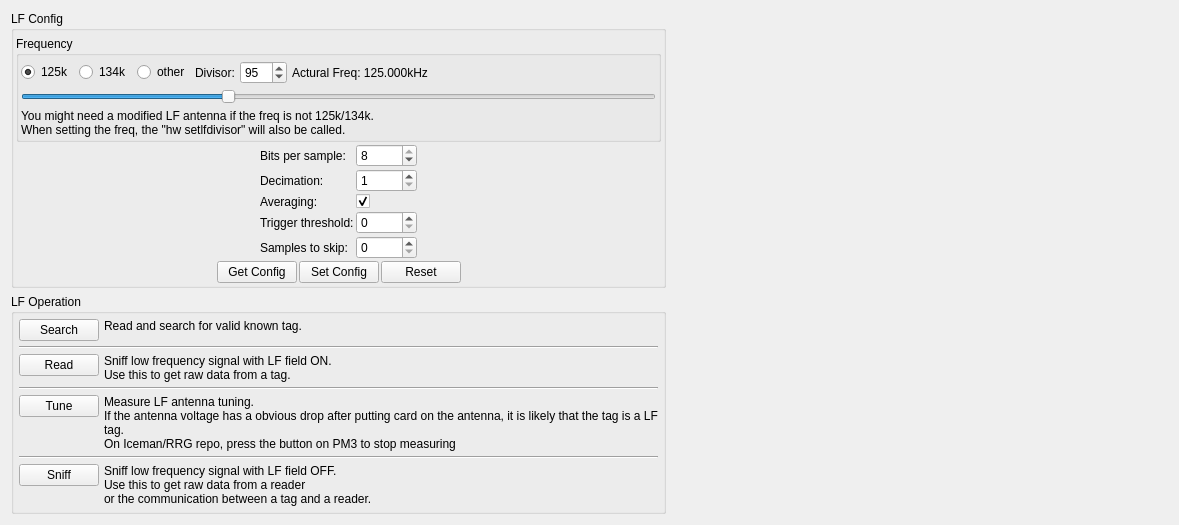
      <widget class="QWidget" name="lfTab">
       <property name="enabled">
        <bool>true</bool>
       </property>
       <attribute name="title">
        <string>LF</string>
       </attribute>
       <layout class="QHBoxLayout" name="horizontalLayout_22">
        <item>
         <layout class="QVBoxLayout" name="verticalLayout_14">
          <item>
           <widget class="QGroupBox" name="LF_LFconfigGroupBox">
            <property name="title">
             <string>LF Config</string>
            </property>
            <layout class="QVBoxLayout" name="verticalLayout_9">
             <property name="spacing">
              <number>2</number>
             </property>
             <property name="leftMargin">
              <number>2</number>
             </property>
             <property name="topMargin">
              <number>5</number>
             </property>
             <property name="rightMargin">
              <number>2</number>
             </property>
             <property name="bottomMargin">
              <number>2</number>
             </property>
             <item>
              <widget class="QGroupBox" name="LF_LFConf_freqGroupBox">
               <property name="title">
                <string>Frequency</string>
               </property>
               <layout class="QVBoxLayout" name="verticalLayout_8">
                <property name="spacing">
                 <number>5</number>
                </property>
                <property name="leftMargin">
                 <number>2</number>
                </property>
                <property name="topMargin">
                 <number>5</number>
                </property>
                <property name="rightMargin">
                 <number>2</number>
                </property>
                <property name="bottomMargin">
                 <number>2</number>
                </property>
                <item>
                 <layout class="QHBoxLayout" name="horizontalLayout_13">
                  <item>
                   <widget class="QRadioButton" name="LF_LFConf_freq125kButton">
                    <property name="sizePolicy">
                     <sizepolicy hsizetype="Preferred" vsizetype="Fixed">
                      <horstretch>0</horstretch>
                      <verstretch>0</verstretch>
                     </sizepolicy>
                    </property>
                    <property name="text">
                     <string notr="true">125k</string>
                    </property>
                    <property name="checked">
                     <bool>true</bool>
                    </property>
                   </widget>
                  </item>
                  <item>
                   <widget class="QRadioButton" name="LF_LFConf_freq134kButton">
                    <property name="sizePolicy">
                     <sizepolicy hsizetype="Preferred" vsizetype="Fixed">
                      <horstretch>0</horstretch>
                      <verstretch>0</verstretch>
                     </sizepolicy>
                    </property>
                    <property name="text">
                     <string notr="true">134k</string>
                    </property>
                   </widget>
                  </item>
                  <item>
                   <widget class="QRadioButton" name="LF_LFConf_freqOtherButton">
                    <property name="sizePolicy">
                     <sizepolicy hsizetype="Preferred" vsizetype="Fixed">
                      <horstretch>0</horstretch>
                      <verstretch>0</verstretch>
                     </sizepolicy>
                    </property>
                    <property name="text">
                     <string>other</string>
                    </property>
                   </widget>
                  </item>
                  <item>
                   <widget class="QLabel" name="label_23">
                    <property name="text">
                     <string>Divisor:</string>
                    </property>
                   </widget>
                  </item>
                  <item>
                   <widget class="QSpinBox" name="LF_LFConf_freqDivisorBox">
                    <property name="minimum">
                     <number>19</number>
                    </property>
                    <property name="maximum">
                     <number>255</number>
                    </property>
                    <property name="value">
                     <number>95</number>
                    </property>
                   </widget>
                  </item>
                  <item>
                   <widget class="QLabel" name="LF_LFConf_freqLabel">
                    <property name="text">
                     <string>Actural Freq: 125.000kHz</string>
                    </property>
                   </widget>
                  </item>
                  <item>
                   <spacer name="horizontalSpacer_11">
                    <property name="orientation">
                     <enum>Qt::Orientation::Horizontal</enum>
                    </property>
                    <property name="sizeHint" stdset="0">
                     <size>
                      <width>0</width>
                      <height>0</height>
                     </size>
                    </property>
                   </spacer>
                  </item>
                 </layout>
                </item>
                <item>
                 <widget class="QSlider" name="LF_LFConf_freqSlider">
                  <property name="minimum">
                   <number>19</number>
                  </property>
                  <property name="maximum">
                   <number>255</number>
                  </property>
                  <property name="value">
                   <number>95</number>
                  </property>
                  <property name="orientation">
                   <enum>Qt::Orientation::Horizontal</enum>
                  </property>
                 </widget>
                </item>
                <item>
                 <widget class="QLabel" name="label_22">
                  <property name="text">
                   <string>You might need a modified LF antenna if the freq is not 125k/134k.
When setting the freq, the &quot;hw setlfdivisor&quot; will also be called.</string>
                  </property>
                  <property name="wordWrap">
                   <bool>true</bool>
                  </property>
                 </widget>
                </item>
               </layout>
              </widget>
             </item>
             <item>
              <layout class="QHBoxLayout" name="horizontalLayout_20">
               <item>
                <spacer name="horizontalSpacer_18">
                 <property name="orientation">
                  <enum>Qt::Orientation::Horizontal</enum>
                 </property>
                 <property name="sizeHint" stdset="0">
                  <size>
                   <width>40</width>
                   <height>20</height>
                  </size>
                 </property>
                </spacer>
               </item>
               <item>
                <layout class="QFormLayout" name="formLayout">
                 <item row="0" column="0">
                  <widget class="QLabel" name="label_6">
                   <property name="text">
                    <string>Bits per sample:</string>
                   </property>
                  </widget>
                 </item>
                 <item row="1" column="0">
                  <widget class="QLabel" name="label_7">
                   <property name="text">
                    <string>Decimation:</string>
                   </property>
                  </widget>
                 </item>
                 <item row="1" column="1">
                  <widget class="QSpinBox" name="LF_LFConf_decimationBox">
                   <property name="minimum">
                    <number>1</number>
                   </property>
                   <property name="maximum">
                    <number>8</number>
                   </property>
                  </widget>
                 </item>
                 <item row="2" column="0">
                  <widget class="QLabel" name="label_8">
                   <property name="text">
                    <string>Averaging:</string>
                   </property>
                  </widget>
                 </item>
                 <item row="2" column="1">
                  <widget class="QCheckBox" name="LF_LFConf_averagingBox">
                   <property name="checked">
                    <bool>true</bool>
                   </property>
                  </widget>
                 </item>
                 <item row="3" column="0">
                  <widget class="QLabel" name="label_9">
                   <property name="text">
                    <string>Trigger threshold:</string>
                   </property>
                  </widget>
                 </item>
                 <item row="3" column="1">
                  <widget class="QSpinBox" name="LF_LFConf_thresholdBox">
                   <property name="maximum">
                    <number>128</number>
                   </property>
                  </widget>
                 </item>
                 <item row="4" column="0">
                  <widget class="QLabel" name="label_10">
                   <property name="text">
                    <string>Samples to skip:</string>
                   </property>
                  </widget>
                 </item>
                 <item row="4" column="1">
                  <widget class="QSpinBox" name="LF_LFConf_skipsBox">
                   <property name="maximum">
                    <number>65535</number>
                   </property>
                  </widget>
                 </item>
                 <item row="0" column="1">
                  <widget class="QSpinBox" name="LF_LFConf_bitsPerSampleBox">
                   <property name="minimum">
                    <number>1</number>
                   </property>
                   <property name="maximum">
                    <number>8</number>
                   </property>
                   <property name="value">
                    <number>8</number>
                   </property>
                  </widget>
                 </item>
                </layout>
               </item>
               <item>
                <spacer name="horizontalSpacer_12">
                 <property name="orientation">
                  <enum>Qt::Orientation::Horizontal</enum>
                 </property>
                 <property name="sizeHint" stdset="0">
                  <size>
                   <width>40</width>
                   <height>20</height>
                  </size>
                 </property>
                </spacer>
               </item>
              </layout>
             </item>
             <item>
              <layout class="QHBoxLayout" name="horizontalLayout_14">
               <item>
                <spacer name="horizontalSpacer_17">
                 <property name="orientation">
                  <enum>Qt::Orientation::Horizontal</enum>
                 </property>
                 <property name="sizeHint" stdset="0">
                  <size>
                   <width>40</width>
                   <height>20</height>
                  </size>
                 </property>
                </spacer>
               </item>
               <item>
                <widget class="QPushButton" name="LF_LFConf_getButton">
                 <property name="sizePolicy">
                  <sizepolicy hsizetype="Preferred" vsizetype="Fixed">
                   <horstretch>0</horstretch>
                   <verstretch>0</verstretch>
                  </sizepolicy>
                 </property>
                 <property name="minimumSize">
                  <size>
                   <width>20</width>
                   <height>0</height>
                  </size>
                 </property>
                 <property name="text">
                  <string>Get Config</string>
                 </property>
                </widget>
               </item>
               <item>
                <widget class="QPushButton" name="LF_LFConf_setButton">
                 <property name="sizePolicy">
                  <sizepolicy hsizetype="Preferred" vsizetype="Fixed">
                   <horstretch>0</horstretch>
                   <verstretch>0</verstretch>
                  </sizepolicy>
                 </property>
                 <property name="minimumSize">
                  <size>
                   <width>20</width>
                   <height>0</height>
                  </size>
                 </property>
                 <property name="text">
                  <string>Set Config</string>
                 </property>
                </widget>
               </item>
               <item>
                <widget class="QPushButton" name="LF_LFConf_resetButton">
                 <property name="text">
                  <string>Reset</string>
                 </property>
                </widget>
               </item>
               <item>
                <spacer name="horizontalSpacer_8">
                 <property name="orientation">
                  <enum>Qt::Orientation::Horizontal</enum>
                 </property>
                 <property name="sizeHint" stdset="0">
                  <size>
                   <width>40</width>
                   <height>20</height>
                  </size>
                 </property>
                </spacer>
               </item>
              </layout>
             </item>
            </layout>
           </widget>
          </item>
          <item>
           <widget class="QGroupBox" name="LF_operationGroupBox">
            <property name="title">
             <string>LF Operation</string>
            </property>
            <layout class="QVBoxLayout" name="verticalLayout_13">
             <property name="spacing">
              <number>5</number>
             </property>
             <property name="leftMargin">
              <number>5</number>
             </property>
             <property name="topMargin">
              <number>5</number>
             </property>
             <property name="rightMargin">
              <number>5</number>
             </property>
             <property name="bottomMargin">
              <number>5</number>
             </property>
             <item>
              <layout class="QHBoxLayout" name="horizontalLayout_27">
               <item>
                <layout class="QVBoxLayout" name="verticalLayout_15">
                 <item>
                  <widget class="QPushButton" name="LF_Op_searchButton">
                   <property name="text">
                    <string>Search</string>
                   </property>
                  </widget>
                 </item>
                 <item>
                  <spacer name="verticalSpacer_6">
                   <property name="orientation">
                    <enum>Qt::Orientation::Vertical</enum>
                   </property>
                   <property name="sizeType">
                    <enum>QSizePolicy::Policy::Expanding</enum>
                   </property>
                   <property name="sizeHint" stdset="0">
                    <size>
                     <width>0</width>
                     <height>0</height>
                    </size>
                   </property>
                  </spacer>
                 </item>
                </layout>
               </item>
               <item>
                <widget class="QLabel" name="label_24">
                 <property name="sizePolicy">
                  <sizepolicy hsizetype="Expanding" vsizetype="Preferred">
                   <horstretch>0</horstretch>
                   <verstretch>0</verstretch>
                  </sizepolicy>
                 </property>
                 <property name="text">
                  <string>Read and search for valid known tag.</string>
                 </property>
                 <property name="alignment">
                  <set>Qt::AlignmentFlag::AlignLeading|Qt::AlignmentFlag::AlignLeft|Qt::AlignmentFlag::AlignTop</set>
                 </property>
                 <property name="wordWrap">
                  <bool>true</bool>
                 </property>
                </widget>
               </item>
              </layout>
             </item>
             <item>
              <widget class="Line" name="line_5">
               <property name="orientation">
                <enum>Qt::Orientation::Horizontal</enum>
               </property>
              </widget>
             </item>
             <item>
              <layout class="QHBoxLayout" name="horizontalLayout_21">
               <item>
                <layout class="QVBoxLayout" name="verticalLayout_18">
                 <item>
                  <widget class="QPushButton" name="LF_Op_readButton">
                   <property name="text">
                    <string>Read</string>
                   </property>
                  </widget>
                 </item>
                 <item>
                  <spacer name="verticalSpacer_9">
                   <property name="orientation">
                    <enum>Qt::Orientation::Vertical</enum>
                   </property>
                   <property name="sizeType">
                    <enum>QSizePolicy::Policy::Expanding</enum>
                   </property>
                   <property name="sizeHint" stdset="0">
                    <size>
                     <width>0</width>
                     <height>0</height>
                    </size>
                   </property>
                  </spacer>
                 </item>
                </layout>
               </item>
               <item>
                <widget class="QLabel" name="label_25">
                 <property name="sizePolicy">
                  <sizepolicy hsizetype="Expanding" vsizetype="Preferred">
                   <horstretch>0</horstretch>
                   <verstretch>0</verstretch>
                  </sizepolicy>
                 </property>
                 <property name="text">
                  <string>Sniff low frequency signal with LF field ON.
Use this to get raw data from a tag.</string>
                 </property>
                 <property name="alignment">
                  <set>Qt::AlignmentFlag::AlignLeading|Qt::AlignmentFlag::AlignLeft|Qt::AlignmentFlag::AlignTop</set>
                 </property>
                 <property name="wordWrap">
                  <bool>true</bool>
                 </property>
                </widget>
               </item>
              </layout>
             </item>
             <item>
              <widget class="Line" name="line_6">
               <property name="orientation">
                <enum>Qt::Orientation::Horizontal</enum>
               </property>
              </widget>
             </item>
             <item>
              <layout class="QHBoxLayout" name="horizontalLayout_26">
               <item>
                <layout class="QVBoxLayout" name="verticalLayout_16">
                 <item>
                  <widget class="QPushButton" name="LF_Op_tuneButton">
                   <property name="text">
                    <string>Tune</string>
                   </property>
                  </widget>
                 </item>
                 <item>
                  <spacer name="verticalSpacer_7">
                   <property name="orientation">
                    <enum>Qt::Orientation::Vertical</enum>
                   </property>
                   <property name="sizeType">
                    <enum>QSizePolicy::Policy::Expanding</enum>
                   </property>
                   <property name="sizeHint" stdset="0">
                    <size>
                     <width>0</width>
                     <height>0</height>
                    </size>
                   </property>
                  </spacer>
                 </item>
                </layout>
               </item>
               <item>
                <widget class="QLabel" name="label_26">
                 <property name="sizePolicy">
                  <sizepolicy hsizetype="Expanding" vsizetype="Preferred">
                   <horstretch>0</horstretch>
                   <verstretch>0</verstretch>
                  </sizepolicy>
                 </property>
                 <property name="text">
                  <string>Measure LF antenna tuning.
If the antenna voltage has a obvious drop after putting card on the antenna, it is likely that the tag is a LF tag.
On Iceman/RRG repo, press the button on PM3 to stop measuring</string>
                 </property>
                 <property name="alignment">
                  <set>Qt::AlignmentFlag::AlignLeading|Qt::AlignmentFlag::AlignLeft|Qt::AlignmentFlag::AlignTop</set>
                 </property>
                 <property name="wordWrap">
                  <bool>true</bool>
                 </property>
                </widget>
               </item>
              </layout>
             </item>
             <item>
              <widget class="Line" name="line_7">
               <property name="orientation">
                <enum>Qt::Orientation::Horizontal</enum>
               </property>
              </widget>
             </item>
             <item>
              <layout class="QHBoxLayout" name="horizontalLayout_25">
               <item>
                <layout class="QVBoxLayout" name="verticalLayout_17">
                 <item>
                  <widget class="QPushButton" name="LF_Op_sniffButton">
                   <property name="text">
                    <string>Sniff</string>
                   </property>
                  </widget>
                 </item>
                 <item>
                  <spacer name="verticalSpacer_8">
                   <property name="orientation">
                    <enum>Qt::Orientation::Vertical</enum>
                   </property>
                   <property name="sizeType">
                    <enum>QSizePolicy::Policy::Expanding</enum>
                   </property>
                   <property name="sizeHint" stdset="0">
                    <size>
                     <width>0</width>
                     <height>0</height>
                    </size>
                   </property>
                  </spacer>
                 </item>
                </layout>
               </item>
               <item>
                <widget class="QLabel" name="label_27">
                 <property name="sizePolicy">
                  <sizepolicy hsizetype="Expanding" vsizetype="Preferred">
                   <horstretch>0</horstretch>
                   <verstretch>0</verstretch>
                  </sizepolicy>
                 </property>
                 <property name="text">
                  <string>Sniff low frequency signal with LF field OFF.
Use this to get raw data from a reader 
or the communication between a tag and a reader.</string>
                 </property>
                 <property name="alignment">
                  <set>Qt::AlignmentFlag::AlignLeading|Qt::AlignmentFlag::AlignLeft|Qt::AlignmentFlag::AlignTop</set>
                 </property>
                 <property name="wordWrap">
                  <bool>true</bool>
                 </property>
                </widget>
               </item>
              </layout>
             </item>
            </layout>
           </widget>
          </item>
          <item>
           <spacer name="verticalSpacer_4">
            <property name="orientation">
             <enum>Qt::Orientation::Vertical</enum>
            </property>
            <property name="sizeHint" stdset="0">
             <size>
              <width>0</width>
              <height>0</height>
             </size>
            </property>
           </spacer>
          </item>
         </layout>
        </item>
        <item>
         <spacer name="horizontalSpacer_19">
          <property name="orientation">
           <enum>Qt::Orientation::Horizontal</enum>
          </property>
          <property name="sizeType">
           <enum>QSizePolicy::Policy::Expanding</enum>
          </property>
          <property name="sizeHint" stdset="0">
           <size>
            <width>502</width>
            <height>0</height>
           </size>
          </property>
         </spacer>
        </item>
       </layout>
      </widget>
